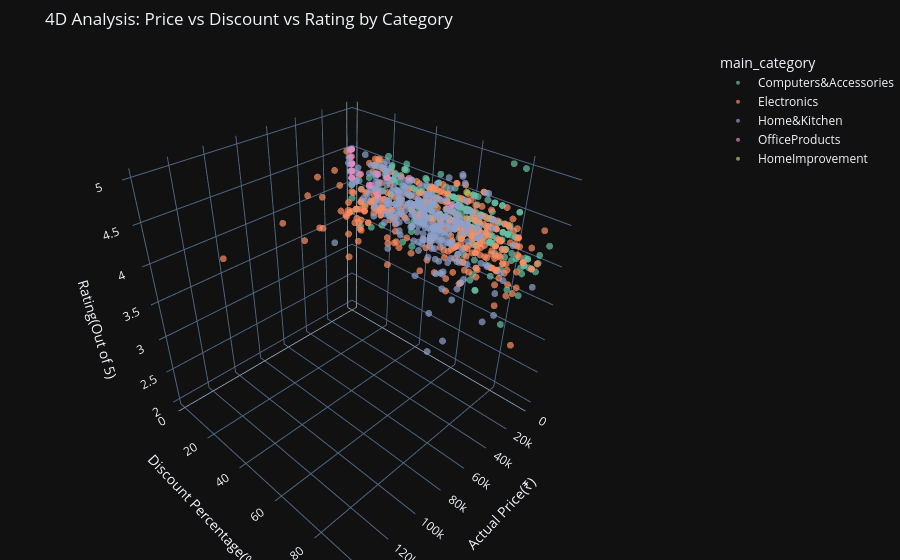

Source (notebook cell):
### Code cell
# Filter the top 5 from sample of 1000
df_sample = df.sample(1000, random_state = 42)
top_5_cats = df_sample['main_category'].value_counts().nlargest(5).index
df_3d = df_sample[df_sample['main_category'].isin(top_5_cats)]

#=================================
#      PLOTLY 3D ENGINE
#=================================

fig = px.scatter_3d(df_3d, x = 'actual_price', y = 'discount_percentage', z = 'rating', color = 'main_category',
                    hover_data = ['sub_category'],
                    title = '4D Analysis: Price vs Discount vs Rating by Category',
                    opacity = 0.7,
                    color_discrete_sequence = px.colors.qualitative.Set2)
#=======================
#      FINE TUNING
#=======================
fig.update_traces(marker = dict(size = 4))
fig.update_layout(
    template = 'plotly_dark',
    margin = dict(l = 0, r = 0, b = 0, t = 50),
    scene = dict(
        xaxis_title = 'Actual Price(₹)',
        yaxis_title = 'Discount Percentage(%)',
        zaxis_title = 'Rating(Out of 5)'
    )
)
fig.show()

### Figure 1 — Plotly figure (JSON) as saved in the notebook; plotly's stock layout.template omitted (floating-point values rounded to 4 significant figures; data arrays with more than 128 entries replaced by an {"elided": "..."} marker saying what was removed)
{"data": [{"customdata": {"elided": "308x1 str values"}, "hovertemplate": "main_category=Computers&Accessories<br>actual_price=%{x}<br>discount_percentage=%{y}<br>rating=%{z}<br>sub_category=%{customdata[0]}<extra></extra>", "legendgroup": "Computers&Accessories", "marker": {"color": "rgb(102,194,165)", "opacity": 0.7, "size": 4, "symbol": "circle"}, "mode": "markers", "name": "Computers&Accessories", "scene": "scene", "showlegend": true, "type": "scatter3d", "x": {"elided": "308 float values"}, "y": {"elided": "308 float values"}, "z": {"elided": "308 float values"}}, {"customdata": {"elided": "368x1 str values"}, "hovertemplate": "main_category=Electronics<br>actual_price=%{x}<br>discount_percentage=%{y}<br>rating=%{z}<br>sub_category=%{customdata[0]}<extra></extra>", "legendgroup": "Electronics", "marker": {"color": "rgb(252,141,98)", "opacity": 0.7, "size": 4, "symbol": "circle"}, "mode": "markers", "name": "Electronics", "scene": "scene", "showlegend": true, "type": "scatter3d", "x": {"elided": "368 float values"}, "y": {"elided": "368 float values"}, "z": {"elided": "368 float values"}}, {"customdata": {"elided": "301x1 str values"}, "hovertemplate": "main_category=Home&Kitchen<br>actual_price=%{x}<br>discount_percentage=%{y}<br>rating=%{z}<br>sub_category=%{customdata[0]}<extra></extra>", "legendgroup": "Home&Kitchen", "marker": {"color": "rgb(141,160,203)", "opacity": 0.7, "size": 4, "symbol": "circle"}, "mode": "markers", "name": "Home&Kitchen", "scene": "scene", "showlegend": true, "type": "scatter3d", "x": {"elided": "301 float values"}, "y": {"elided": "301 float values"}, "z": {"elided": "301 float values"}}, {"customdata": [["OfficePaperProducts"], ["OfficePaperProducts"], ["OfficePaperProducts"], ["OfficePaperProducts"], ["OfficePaperProducts"], ["OfficePaperProducts"], ["OfficePaperProducts"], ["OfficeElectronics"], ["OfficePaperProducts"], ["OfficePaperProducts"], ["OfficePaperProducts"], ["OfficePaperProducts"], ["OfficePaperProducts"], ["OfficeElectronics"], ["OfficeElectronics"], ["OfficePaperProducts"], ["OfficePaperProducts"], ["OfficePaperProducts"]], "hovertemplate": "main_category=OfficeProducts<br>actual_price=%{x}<br>discount_percentage=%{y}<br>rating=%{z}<br>sub_category=%{customdata[0]}<extra></extra>", "legendgroup": "OfficeProducts", "marker": {"color": "rgb(231,138,195)", "opacity": 0.7, "size": 4, "symbol": "circle"}, "mode": "markers", "name": "OfficeProducts", "scene": "scene", "showlegend": true, "type": "scatter3d", "x": [75.0, 120.0, 600.0, 210.0, 100.0, 225.0, 100.0, 535.0, 420.0, 180.0, 2999.0, 99.0, 250.0, 440.0, 1295.0, 300.0, 120.0, 320.0], "y": [11.0, 5.0, 20.0, 15.0, 0.0, 0.0, 10.0, 0.0, 0.0, 31.0, 53.0, 0.0, 0.0, 0.0, 0.0, 0.0, 0.0, 15.0], "z": [4.1, 4.2, 4.3, 4.3, 4.3, 4.1, 4.1, 4.4, 4.2, 4.4, 4.3, 4.3, 4.2, 4.5, 4.5, 4.2, 4.1, 4.0]}, {"customdata": [["Electrical"]], "hovertemplate": "main_category=HomeImprovement<br>actual_price=%{x}<br>discount_percentage=%{y}<br>rating=%{z}<br>sub_category=%{customdata[0]}<extra></extra>", "legendgroup": "HomeImprovement", "marker": {"color": "rgb(166,216,84)", "opacity": 0.7, "size": 4, "symbol": "circle"}, "mode": "markers", "name": "HomeImprovement", "scene": "scene", "showlegend": true, "type": "scatter3d", "x": [599.0], "y": [58.0], "z": [4.5]}], "layout": {"legend": {"title": {"text": "main_category"}, "tracegroupgap": 0}, "margin": {"b": 0, "l": 0, "r": 0, "t": 50}, "scene": {"domain": {"x": [0, 1], "y": [0, 1]}, "xaxis": {"title": {"text": "Actual Price(₹)"}}, "yaxis": {"title": {"text": "Discount Percentage(%)"}}, "zaxis": {"title": {"text": "Rating(Out of 5)"}}}, "title": {"text": "4D Analysis: Price vs Discount vs Rating by Category"}}}
